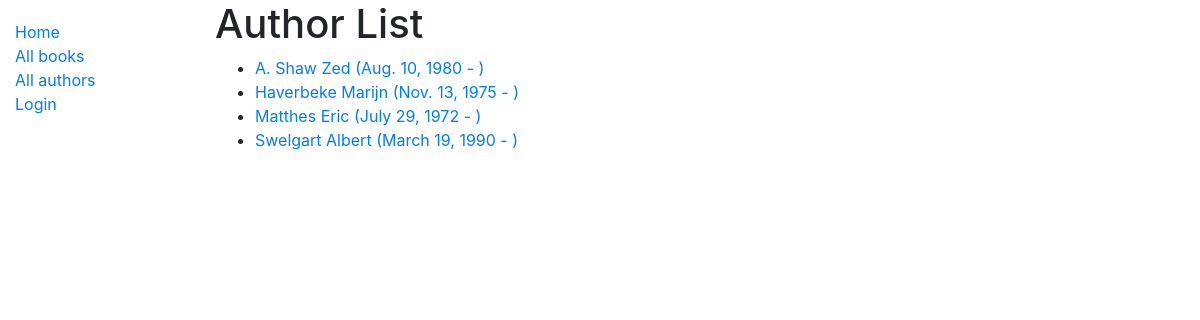
Screenshot of /catalog/authors/ with the database file from the repository.
### catalog/models.py (models this page shows)
class Author(models.Model):
    first_name = models.CharField(max_length=100)
    last_name = models.CharField(max_length=100)
    date_of_birth = models.DateField(null=True, blank=True)
    date_of_death = models.DateField('Died', null=True, blank=True)
    class Meta:
        ordering = ['last_name', 'first_name']
    def get_absolute_url(self):
        return reverse('author-detail', args=[str(self.id)])
    def __str__(self):
        return f'{self.last_name} {self.first_name}'

### catalog/views.py (the view)
# urls.py: path('authors/', views.AuthorListView.as_view(), name='authors'),
class AuthorListView(generic.ListView):
    model = Author
    paginate_by = 10

### catalog/templates/catalog/author_list.html
{% extends "base_generic.html" %}
{% block content %}
<h1>Author List</h1>
{% if author_list %}
  <ul>
  {% for author in author_list %}
    <li>
      <a href="{{ author.get_absolute_url }}">
      {{ author }} ({{author.date_of_birth}} - {% if author.date_of_death %}{{author.date_of_death}}{% endif %})
      </a>
    </li>
  {% endfor %}
 </ul>
{% else %}
  <p>There are no authors available.</p>
{% endif %}
{% endblock %}

### rows the page displays
Author: last_name+first_name "A. Shaw Zed", date_of_birth "Aug. 10, 1980"
Author: last_name+first_name "Haverbeke Marijn", date_of_birth "Nov. 13, 1975"
Author: last_name+first_name "Matthes Eric", date_of_birth "July 29, 1972"
Author: last_name+first_name "Swelgart Albert", date_of_birth "March 19, 1990"
